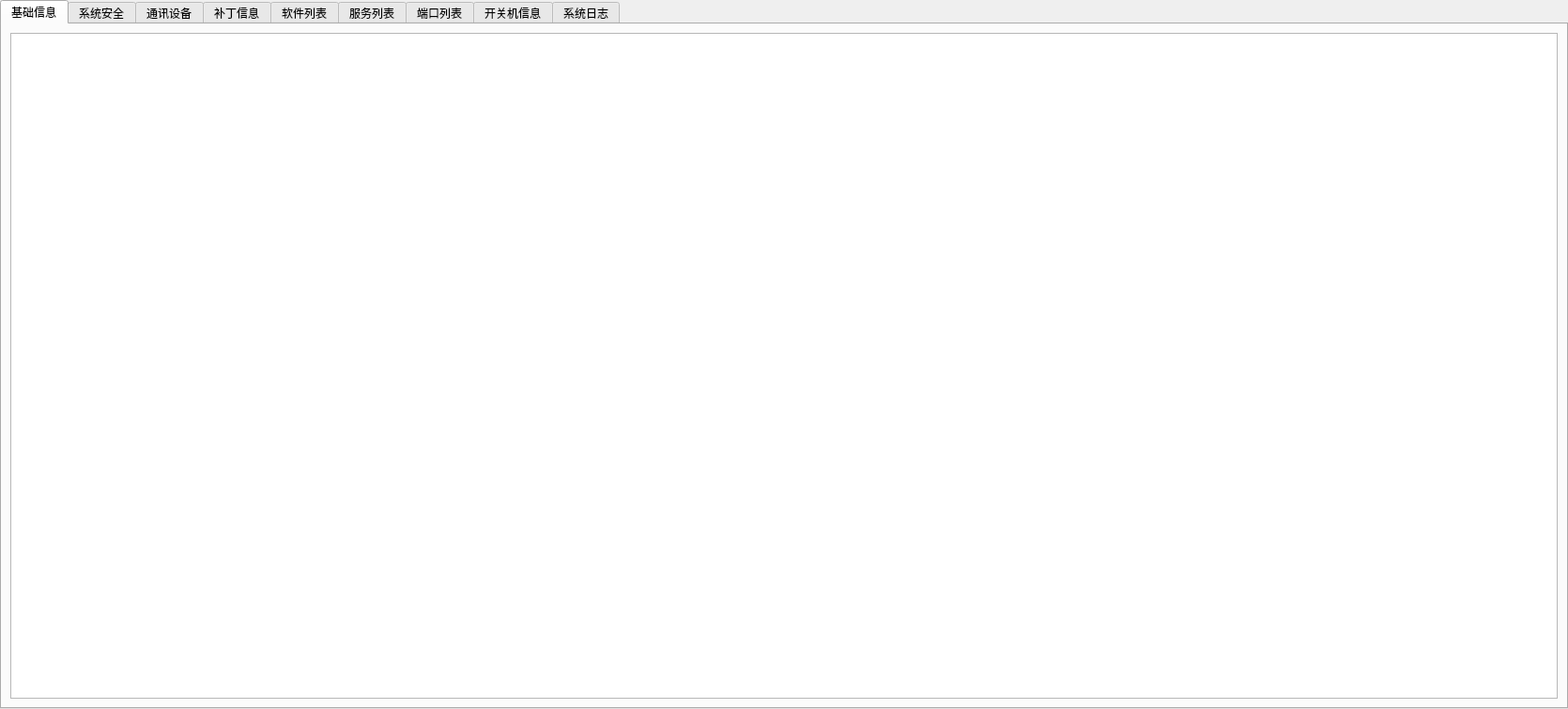
<?xml version="1.0" encoding="UTF-8"?>
<ui version="4.0">
 <class>ComputerCheck</class>
 <widget class="QWidget" name="ComputerCheck">
  <property name="geometry">
   <rect>
    <x>0</x>
    <y>0</y>
    <width>1670</width>
    <height>755</height>
   </rect>
  </property>
  <property name="minimumSize">
   <size>
    <width>1670</width>
    <height>755</height>
   </size>
  </property>
  <property name="maximumSize">
   <size>
    <width>1670</width>
    <height>755</height>
   </size>
  </property>
  <property name="windowTitle">
   <string>Form</string>
  </property>
  <layout class="QHBoxLayout" name="horizontalLayout">
   <property name="spacing">
    <number>0</number>
   </property>
   <property name="leftMargin">
    <number>0</number>
   </property>
   <property name="topMargin">
    <number>0</number>
   </property>
   <property name="rightMargin">
    <number>0</number>
   </property>
   <property name="bottomMargin">
    <number>0</number>
   </property>
   <item>
    <widget class="QTabWidget" name="tabWidget">
     <property name="currentIndex">
      <number>0</number>
     </property>
     <widget class="QWidget" name="tab">
      <attribute name="title">
       <string>基础信息</string>
      </attribute>
      <layout class="QHBoxLayout" name="horizontalLayout_2">
       <item>
        <widget class="QTableWidget" name="tableWidget"/>
       </item>
      </layout>
     </widget>
     <widget class="QWidget" name="tab_2">
      <attribute name="title">
       <string>系统安全</string>
      </attribute>
     </widget>
     <widget class="QWidget" name="tab_3">
      <attribute name="title">
       <string>通讯设备</string>
      </attribute>
     </widget>
     <widget class="QWidget" name="tab_4">
      <attribute name="title">
       <string>补丁信息</string>
      </attribute>
     </widget>
     <widget class="QWidget" name="tab_5">
      <attribute name="title">
       <string>软件列表</string>
      </attribute>
     </widget>
     <widget class="QWidget" name="tab_6">
      <attribute name="title">
       <string>服务列表</string>
      </attribute>
     </widget>
     <widget class="QWidget" name="tab_7">
      <attribute name="title">
       <string>端口列表</string>
      </attribute>
     </widget>
     <widget class="QWidget" name="tab_8">
      <attribute name="title">
       <string>开关机信息</string>
      </attribute>
     </widget>
     <widget class="QWidget" name="tab_9">
      <attribute name="title">
       <string>系统日志</string>
      </attribute>
     </widget>
    </widget>
   </item>
  </layout>
 </widget>
 <resources/>
 <connections/>
</ui>
